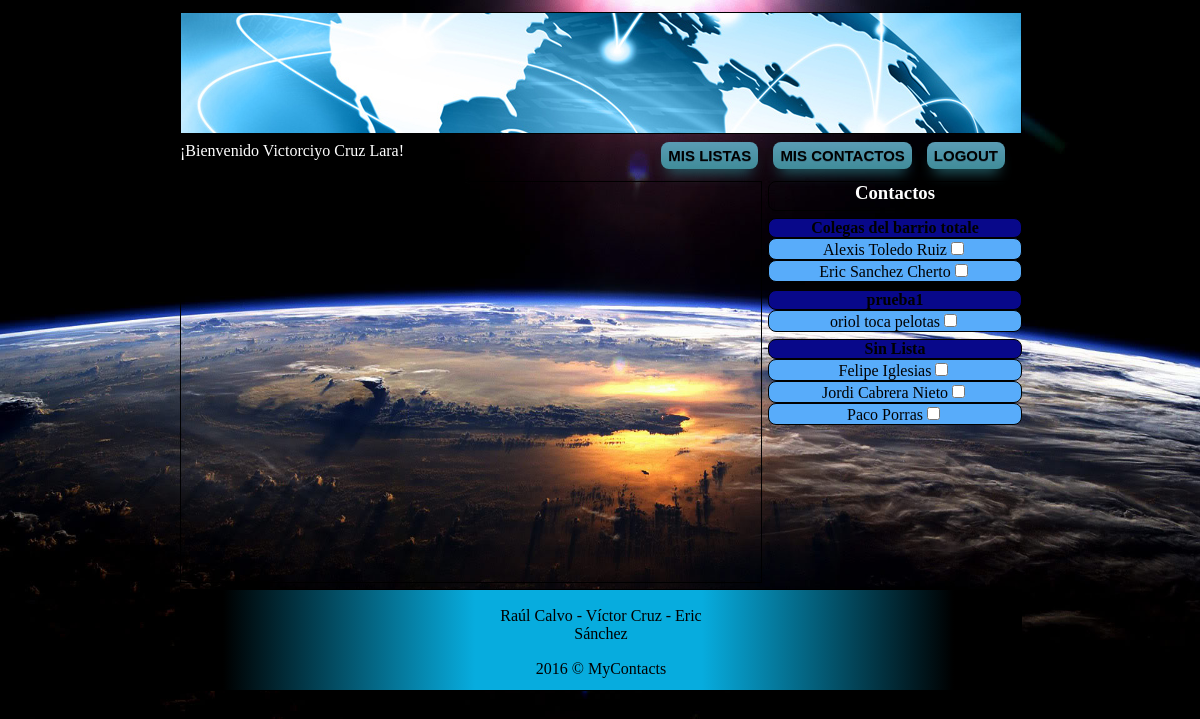
The app's page /principal.php (signed in), older data.
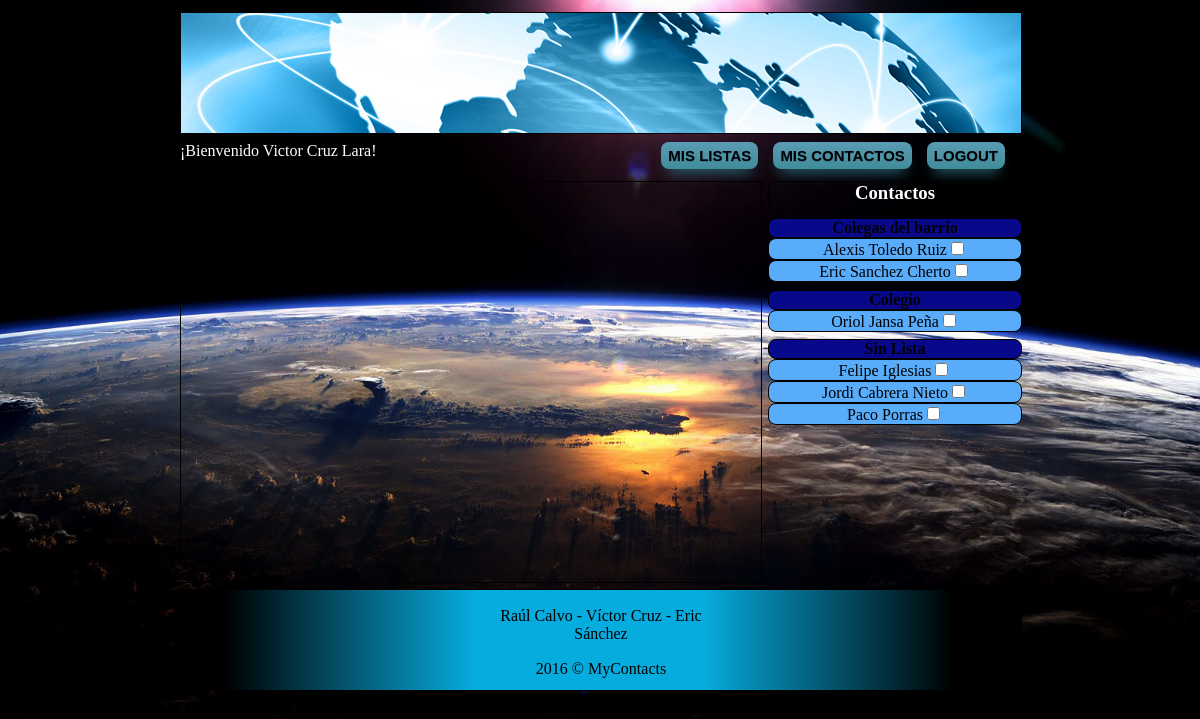
The same page, newer data.
### tables this page shows
CREATE TABLE IF NOT EXISTS `lista` (
`id_lista` int(11) NOT NULL,
  `id_usuario` int(11) DEFAULT NULL,
  `nombre_lista` varchar(30) DEFAULT NULL,
  `descripcion_lista` text
);

CREATE TABLE IF NOT EXISTS `contacto` (
`id_contacto` int(11) NOT NULL,
  `nombre_contacto` varchar(20) DEFAULT NULL,
  `apellidos_contacto` varchar(40) DEFAULT NULL,
  `id_ubicacion` int(11) DEFAULT NULL,
  `id_lista` int(11) DEFAULT NULL
);

### principal.php (the view, shortened to what this page needs)
<?php
  include("conexion.php");
?>
<!DOCTYPE html>
<html>
  <head>
    <link rel="stylesheet" type="text/css" href="style.css">
  </head>
  <body>
    <header>
    </header>
    <section id="menu">
      <article id="bienvenida">
        <span>¡Bienvenido <a href='modificarperfil.php?id_usuario=$_SESSION[id]'><?php echo $_SESSION['nombre']." ".$_SESSION['apellidos']; ?></a>!</span>
      </article>
      <article class="myButton">
        <a href="logout.php">LOGOUT</a>
      </article>
     <article class="myButton">
        <a href="gestionarcontactos.php">MIS CONTACTOS</a>
      </article>
      <article class="myButton">
<a href="gestionarlistas.php">MIS LISTAS</a>
      </article>
    </section>
    <section id="contenido">
      <div id="mapa"></div>
      <article id="contactos">
        <h3>Contactos</h3>
        <?php
          $sql="SELECT * FROM lista WHERE lista.id_usuario='$_SESSION[id]' OR lista.id_usuario IS NULL ";
          $datos=mysqli_query($con,$sql);
          echo "<form name='formulario'>";
          if(mysqli_num_rows($datos)){
            while($lista=mysqli_fetch_array($datos)){
              echo "<h4><strong>".$lista['nombre_lista']."</strong></h4>";
              $sql2="SELECT *
                FROM contacto
                  INNER JOIN lista ON lista.id_lista=contacto.id_lista
                  INNER JOIN ubicacion ON ubicacion.id_ubicacion=contacto.id_ubicacion
                WHERE lista.id_lista=$lista[id_lista]";
              $datos2=mysqli_query($con,$sql2);
              if(mysqli_num_rows($datos2)){
                while($contacto=mysqli_fetch_array($datos2)){
                  echo "<p>".utf8_encode($contacto['nombre_contacto'])." ".utf8_encode($contacto['apellidos_contacto'])."<input name='contactoUbic' type='checkbox' onclick='cargaContenido();'></p>";
                }
              }
            }
          }
          echo "</form>";
        ?>
      </article>
    </section>
    <footer id="piepagina">
      <p id="componentes">Raúl Calvo - Víctor Cruz - Eric Sánchez</p>
      <p id="copyright">2016 &copy; MyContacts</p>
    </footer>
  </body>
</html>

### style.css (style rules this page uses)
body { margin: 1% 15% 0 15%; background: url("./imagenes/fondotierra.jpg") no-repeat center center fixed; background-size: 100% 100%; -moz-background-size: 100% 100%; -webkit-background-size: 100% 100%; -o-background-size: 100% 100%; }
header { border: 1px black solid; background-image: url("imagenes/header.png"); width: 100%; height: 120px; }
#menu { width: 100%; height: 30px; margin: 1% 0 0 0; }
#bienvenida { float: left; height: 100%; text-decoration: none; color: white; }
#bienvenida a { text-decoration: none; color: white; }
.myButton { -moz-box-shadow: 0px 10px 14px -7px #276873; -webkit-box-shadow: 0px 10px 14px -7px #276873; box-shadow: 0px 10px 14px -7px #276873; background:-webkit-gradient(linear, left top, left bottom, color-stop(0.05, #599bb3), color-stop(1, #408c99)); background:-moz-linear-gradient(top, #599bb3 5%, #408c99 100%); background:-webkit-linear-gradient(top, #599bb3 5%, #408c99 100%); background:-o-linear-gradient(top, #599bb3 5%, #408c99 100%); background:-ms-linear-gradient(top, #599bb3 5%, #408c99 100%); background:linear-gradient(to bottom, #599bb3 5%, #408c99 100%); filter:progid:DXImageTransform.Microsoft.gradient(startColorstr='#599bb3', endColorstr='#408c99',GradientType=0); background-color:#599bb3; -moz-border-radius:8px; -webkit-border-radius:8px; border-radius:8px; cursor:pointer; color:#ffffff; font-family:Arial; font-size:15px; font-weight:bold; padding:5px 7px; text-decoration: none; text-shadow:0px 1px 0px #3d768a; float: right; margin-right: 15px; }
.myButton a { position:relative; text-decoration: none; color: black; }
#contenido { width: 100%; height: 400px; margin: 1% 0 0 0; }
#mapa { border: 1px black solid; width: 69%; height: 400px; float: left; display: block; }
#contactos { width: 30%; height: 400px; float: right; display: block; text-align: center; }
#contactos p, #contactos h3, #contactos h4 { width: 100%; height: 7%; -moz-border-radius:8px; -webkit-border-radius:8px; border-radius:8px; margin: 0 0 0 0; border: 0.2px black solid; }
#contactos p { background-color: #58ACFA; }
#contactos h4 { background-color: #08088A; margin-top: 3%; }
#contactos h3 { color: white; }
#piepagina { width: 100%; height: 100px; margin: 1% 0 1% 0; border: 1px black solid; background: rgba(0,0,0,1); background: -moz-linear-gradient(left, rgba(0,0,0,1) 0%, rgba(0,0,0,1) 5%, rgba(7,172,222,1) 35%, rgba(7,172,222,1) 46%, rgba(7,172,222,1) 62%, rgba(0,0,0,1) 92%, rgba(0,0,0,1) 100%); background: -webkit-gradient(left top, right top, color-stop(0%, rgba(0,0,0,1)), color-stop(5%, rgba(0,0,0,1)), color-stop(35%, rgba(7,172,222,1)), color-stop(46%, rgba(7,172,222,1)), color-stop(62%, rgba(7,172,222,1)), color-stop(92%, rgba(0,0,0,1)), color-stop(100%, rgba(0,0,0,1))); background: -webkit-linear-gradient(left, rgba(0,0,0,1) 0%, rgba(0,0,0,1) 5%, rgba(7,172,222,1) 35%, rgba(7,172,222,1) 46%, rgba(7,172,222,1) 62%, rgba(0,0,0,1) 92%, rgba(0,0,0,1) 100%); background: -o-linear-gradient(left, rgba(0,0,0,1) 0%, rgba(0,0,0,1) 5%, rgba(7,172,222,1) 35%, rgba(7,172,222,1) 46%, rgba(7,172,222,1) 62%, rgba(0,0,0,1) 92%, rgba(0,0,0,1) 100%); background: -ms-linear-gradient(left, rgba(0,0,0,1) 0%, rgba(0,0,0,1) 5%, rgba(7,172,222,1) 35%, rgba(7,172,222,1) 46%, rgba(7,172,222,1) 62%, rgba(0,0,0,1) 92%, rgba(0,0,0,1) 100%); background: linear-gradient(to right, rgba(0,0,0,1) 0%, rgba(0,0,0,1) 5%, rgba(7,172,222,1) 35%, rgba(7,172,222,1) 46%, rgba(7,172,222,1) 62%, rgba(0,0,0,1) 92%, rgba(0,0,0,1) 100%); filter: progid:DXImageTransform.Microsoft.gradient( startColorstr='#000000', endColorstr='#000000', GradientType=1 ); }
#componentes { margin: 2% 35% 0 35%; text-align: center; }
#copyright { margin: 2% 42% 0 42%; text-align: center; }

Row changes from the older to the newer data that the page shows:
changed lista: nombre_lista "Colegas del barrio totale" → "Colegas del barrio"
changed lista: nombre_lista "prueba1" → "Colegio"
changed contacto: nombre_contacto "oriol" → "Oriol"; apellidos_contacto "toca pelotas" → "Jansa Peña"
Text that changed along with them:
$_SESSION['nombre']: "Victorciyo" → "Victor"
